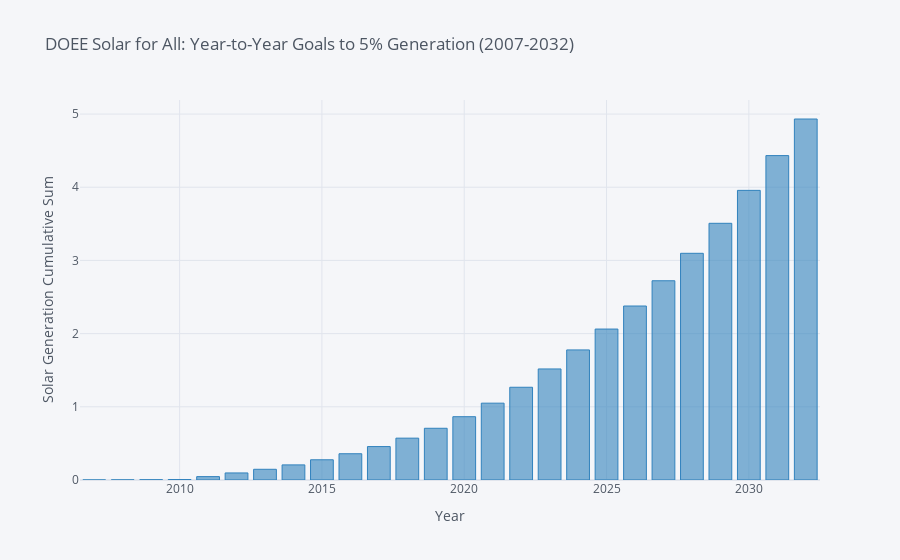

Notebook code cell kept with this figure:
### Code cell
dfcumsum['Solar'].iplot(kind='bar', colorscale='-blues',xTitle='Year',yTitle='Solar Generation Cumulative Sum', title='DOEE Solar for All: Year-to-Year Goals to 5% Generation (2007-2032)')

### Figure 1 — Plotly figure (JSON) as saved in the notebook; plotly's stock layout.template omitted (floating-point values rounded to 4 significant figures)
{"data": [{"marker": {"color": "rgba(49, 130, 189, 0.6)", "line": {"color": "rgba(49, 130, 189, 1.0)", "width": 1}}, "name": "Solar", "orientation": "v", "text": "", "type": "bar", "x": [2007, 2008, 2009, 2010, 2011, 2012, 2013, 2014, 2015, 2016, 2017, 2018, 2019, 2020, 2021, 2022, 2023, 2024, 2025, 2026, 2027, 2028, 2029, 2030, 2031, 2032], "y": [0.0005, 0.0016, 0.0035, 0.0063, 0.0463, 0.0963, 0.1463, 0.2063, 0.2763, 0.3588, 0.4568, 0.5718, 0.7068, 0.8648, 1.05, 1.267, 1.517, 1.777, 2.062, 2.377, 2.722, 3.097, 3.507, 3.957, 4.432, 4.932]}], "layout": {"legend": {"bgcolor": "#F5F6F9", "font": {"color": "#4D5663"}}, "paper_bgcolor": "#F5F6F9", "plot_bgcolor": "#F5F6F9", "title": {"font": {"color": "#4D5663"}, "text": "DOEE Solar for All: Year-to-Year Goals to 5% Generation (2007-2032)"}, "xaxis": {"gridcolor": "#E1E5ED", "showgrid": true, "tickfont": {"color": "#4D5663"}, "title": {"font": {"color": "#4D5663"}, "text": "Year"}, "zerolinecolor": "#E1E5ED"}, "yaxis": {"gridcolor": "#E1E5ED", "showgrid": true, "tickfont": {"color": "#4D5663"}, "title": {"font": {"color": "#4D5663"}, "text": "Solar Generation Cumulative Sum"}, "zerolinecolor": "#E1E5ED"}}}
